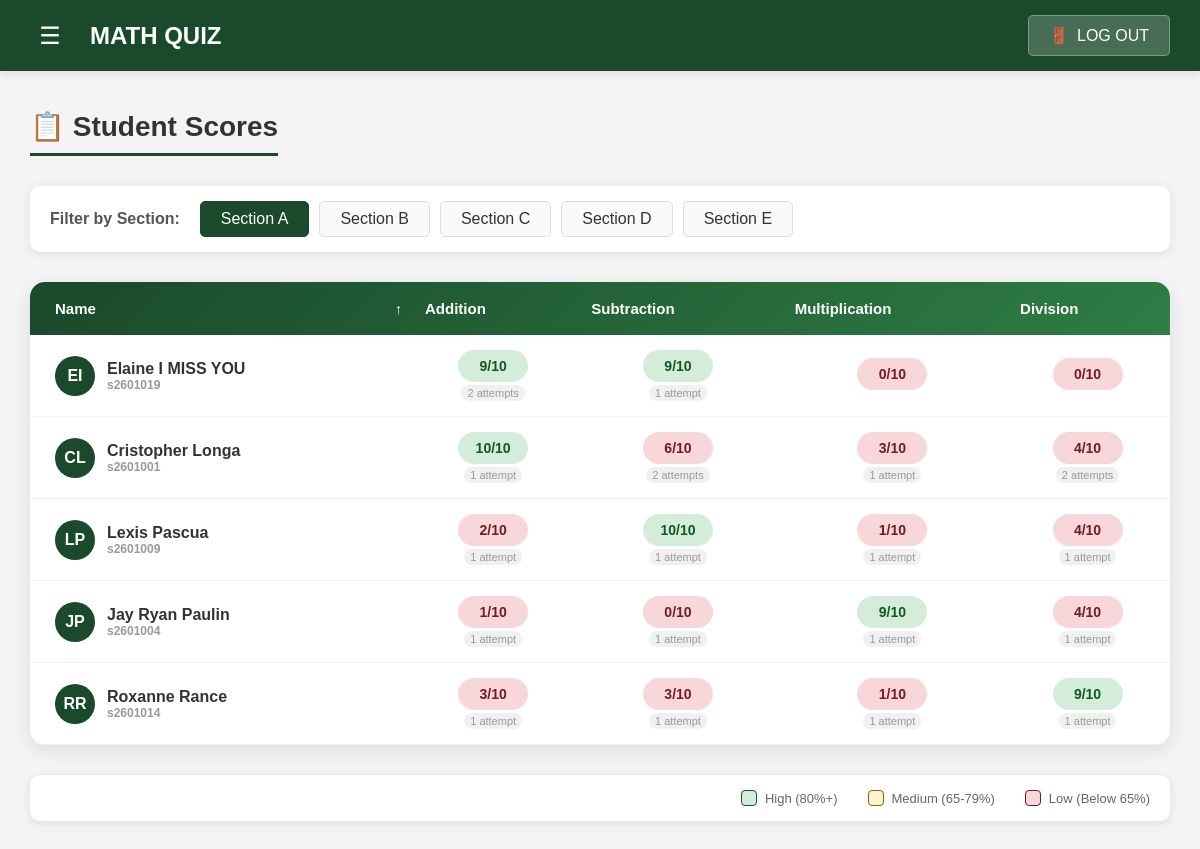
The page /check_scores.php?section_id=1&sort=name&order=asc (signed in) on the database its author committed.
### tables this page shows
CREATE TABLE `sections` (
  `id` int(11) NOT NULL,
  `section_name` varchar(100) NOT NULL
);

CREATE TABLE `categories` (
  `id` int(11) NOT NULL,
  `category_name` varchar(100) NOT NULL
);

CREATE TABLE `users` (
  `id` int(11) NOT NULL,
  `first_name` varchar(50) NOT NULL,
  `middle_initial` varchar(5) DEFAULT NULL,
  `last_name` varchar(50) NOT NULL,
  `student_id` varchar(50) NOT NULL,
  `password` varchar(255) NOT NULL,
  `role` enum('student','teacher') NOT NULL,
  `section_id` int(11) DEFAULT NULL
);

### check_scores.php (the view, shortened to what this page needs)
<?php
include("configs/db.php");
$section_id = isset($_GET['section_id']) ? intval($_GET['section_id']) : 0;
$sort_category = isset($_GET['sort']) ? $_GET['sort'] : 'name';
$sort_order = isset($_GET['order']) ? $_GET['order'] : 'asc';
?>
<!DOCTYPE html>
<html lang="en">
<head>
</head>
<body>
    <div class="top-nav">
        <div class="logo-section">
            <button class="hamburger" onclick="toggleSidebar()">☰</button>
            <h1>MATH QUIZ</h1>
        </div>
        <button class="logout-btn" onclick="return confirm('Are you sure you want to log out?') ? window.location.href='index.php' : false;">
            <span>🚪</span>
            <span>LOG OUT</span>
        </button>
    </div>
    <div class="main-content">
        <div class="page-header">
            <h2>📋 Student Scores</h2>
        </div>
        <div class="section-filter">
            <label>Filter by Section:</label>
            <div class="section-buttons">
                <?php
                $sections = $conn->query("SELECT * FROM sections ORDER BY section_name ASC");
                while($sec = $sections->fetch_assoc()):
                    $active_class = ($section_id == $sec['id']) ? 'active' : '';
                ?>
                    <a href="check_scores.php?section_id=<?php echo $sec['id']; ?>&sort=<?php echo $sort_category; ?>&order=<?php echo $sort_order; ?>"
                        class="section-btn <?php echo $active_class; ?>">
                        <?php echo htmlspecialchars($sec['section_name']); ?>
                    </a>
                <?php endwhile; ?>
            </div>
        </div>
        <?php if($section_id == 0): ?>
            <div style="text-align: center; padding: 50px; background: white; border-radius: 15px; box-shadow: 0 5px 20px rgba(0,0,0,0.1);">
                <h3 style="color: #666;">Please select a section to view scores</h3>
                <p style="color: #999; margin-top: 10px;">Click on a section button above to see student scores.</p>
            </div>
        <?php else: ?>
        <div class="table-container">
            <table class="scores-table">
                <thead>
                    <tr>
                        <th class="sortable-header" onclick="sortTable('name')">
                            Name
                            <span class="sort-arrow">
                                <?php if($sort_category == 'name'): ?>
                                    <?php echo $sort_order == 'asc' ? '↑' : '↓'; ?>
                                <?php endif; ?>
                            </span>
                        </th>
                        <?php
                        $categories = $conn->query("SELECT * FROM categories ORDER BY id ASC");
                        while($cat = $categories->fetch_assoc()):
                            $cat_id = $cat['id'];
                        ?>
                        <th class="sortable-header" onclick="sortTable('<?php echo $cat_id; ?>')">
                            <?php echo htmlspecialchars($cat['category_name']); ?>
                        </th>
                        <?php endwhile; ?>
                    </tr>
                </thead>
                <tbody>
                    <?php
                    $students_data = [];
                    $students = $conn->query("
                        SELECT * FROM users
                        WHERE role = 'student'
                        AND section_id = $section_id
                        ORDER BY last_name ASC
                    ");
                    $categories2 = $conn->query("SELECT * FROM categories ORDER BY id ASC");
                    $all_categories = [];
                    while($cat = $categories2->fetch_assoc()) {
                        $all_categories[] = $cat;
                    }
                    while($student = $students->fetch_assoc()) {
                        $student_scores = [];
                        foreach($all_categories as $cat) {
                            $cat_id = $cat['id'];
                            $score_query = $conn->query("
                                SELECT MAX(score) as best_score, COUNT(*) as attempt_count
                                FROM quiz_attempts
                                WHERE user_id = {$student['id']}
                                AND category_id = $cat_id
                            ");
                            $score_data = $score_query->fetch_assoc();
                            $total_query = $conn->query("
                                SELECT COUNT(*) as total
                                FROM questions
                                WHERE category_id = $cat_id
                            ");
                            $total_row = $total_query->fetch_assoc();
                            $total = min($total_row['total'], 10);
                            $best_score = $score_data['best_score'] ? min($score_data['best_score'], 10) : 0;
                            $attempt_count = $score_data['attempt_count'] ? $score_data['attempt_count'] : 0;
                            $student_scores[$cat_id] = [
                                'score' => $best_score,
                                'total' => $total,
                                'attempts' => $attempt_count
                            ];
                        }
                        $students_data[] = [
                            'id' => $student['id'],
                            'first_name' => $student['first_name'],
                            'last_name' => $student['last_name'],
                            'student_id' => $student['student_id'],
                            'scores' => $student_scores
                        ];
                    }
                    if($sort_category == 'name') {
                        usort($students_data, function($a, $b) use ($sort_order) {
                            $name_a = $a['last_name'] . ' ' . $a['first_name'];
                            $name_b = $b['last_name'] . ' ' . $b['first_name'];
                            if($sort_order == 'asc') {
                                return strcmp($name_a, $name_b);
                            } else {
                                return strcmp($name_b, $name_a);
                            }
                        });
                    }
                    foreach($students_data as $student):
                    ?>
                    <tr>
                        <td>
                            <div class="student-info">
                                <span class="student-avatar">
                                    <?php
                                        echo strtoupper(substr($student['first_name'],0,1) .
                                        substr($student['last_name'],0,1));
                                    ?>
                                </span>
                                <div class="student-details">
                                    <span class="student-name">
                                        <?php echo htmlspecialchars($student['first_name'] . " " . $student['last_name']); ?>
                                    </span>
                                    <span class="student-id">
                                        <?php echo htmlspecialchars($student['student_id']); ?>
                                    </span>
                                </div>
                            </div>
                        </td>
                        <?php foreach($all_categories as $cat):
                            $cat_id = $cat['id'];
                            $score_info = $student['scores'][$cat_id];
                            $score = $score_info['score'];
                            $total = $score_info['total'];
                            $attempts = $score_info['attempts'];
                            $percentage = ($total > 0) ? ($score / $total) * 100 : 0;
                            if($percentage >= 80){
                                $class = "score-high";
                            } elseif($percentage >= 65){
                                $class = "score-medium";
                            } else {
                                $class = "score-low";
                            }
                        ?>
                        <td>
                            <div class="score-container">
                                <span class="score-cell <?php echo $class; ?>"><?php echo $score; ?>/<?php echo $total; ?></span>
                                <?php if($attempts > 0): ?>
                                    <span class="attempt-count"><?php echo $attempts; ?> attempt<?php echo $attempts > 1 ? 's' : ''; ?></span>
                                <?php endif; ?>
                            </div>
                        </td>
                        <?php endforeach; ?>
                    </tr>
                    <?php endforeach; ?>
                </tbody>
            </table>
        </div>
        <div class="legend">
            <div class="legend-item">
                <div class="legend-color green"></div>
                <span class="legend-text">High (80%+)</span>
            </div>
            <div class="legend-item">
                <div class="legend-color yellow"></div>
                <span class="legend-text">Medium (65-79%)</span>
            </div>
            <div class="legend-item">
                <div class="legend-color red"></div>
                <span class="legend-text">Low (Below 65%)</span>
            </div>
        </div>
        <?php endif;  ?>
    </div>
</body>
</html>

### check_scores.php (style rules this page uses)
* { margin: 0; padding: 0; box-sizing: border-box; font-family: 'Arial', sans-serif; }
body { background: #f4f4f4; }
.top-nav { background: #1a492b; padding: 15px 30px; display: flex; justify-content: space-between; align-items: center; position: fixed; top: 0; left: 0; right: 0; z-index: 1000; box-shadow: 0 2px 10px rgba(0,0,0,0.1); }
.logo-section { display: flex; align-items: center; gap: 20px; }
.logo-section h1 { color: white; font-size: 24px; }
.hamburger { background: none; border: none; color: white; font-size: 24px; cursor: pointer; width: 40px; height: 40px; display: flex; align-items: center; justify-content: center; border-radius: 5px; transition: background 0.3s; }
.logout-btn { background: rgba(255,255,255,0.2); color: white; border: 1px solid rgba(255,255,255,0.3); padding: 10px 20px; border-radius: 5px; display: flex; align-items: center; gap: 8px; cursor: pointer; font-size: 16px; transition: background 0.3s; }
.main-content { margin-top: 80px; padding: 30px; max-width: 1200px; margin-left: auto; margin-right: auto; }
.page-header { margin-bottom: 30px; }
.page-header h2 { color: #333; font-size: 28px; border-bottom: 3px solid #1a492b; padding-bottom: 10px; display: inline-block; }
.section-filter { background: white; padding: 15px 20px; border-radius: 10px; box-shadow: 0 2px 10px rgba(0,0,0,0.1); margin-bottom: 30px; display: flex; align-items: center; gap: 20px; }
.section-filter label { font-weight: bold; color: #555; }
.section-buttons { display: flex; gap: 10px; flex-wrap: wrap; }
.section-btn { background: #f8f9fa; color: #333; border: 1px solid #ddd; padding: 8px 20px; border-radius: 5px; cursor: pointer; transition: all 0.3s; text-decoration: none; display: inline-block; }
.section-btn.active { background: #1a492b; color: white; border-color: #1a492b; }
.sortable-header { cursor: pointer; position: relative; padding-right: 25px !important; }
.sort-arrow { position: absolute; right: 8px; top: 50%; transform: translateY(-50%); font-size: 14px; }
.table-container { background: white; border-radius: 15px; box-shadow: 0 5px 20px rgba(0,0,0,0.1); overflow-x: auto; margin-bottom: 30px; }
.scores-table { width: 100%; border-collapse: collapse; min-width: 1000px; }
.scores-table thead { background: linear-gradient(135deg, #1a492b 0%, #2e7d45 100%); color: white; }
.scores-table th { padding: 18px 15px; text-align: left; font-weight: 600; font-size: 15px; position: relative; }
.scores-table th:first-child { padding-left: 25px; }
.scores-table tbody tr { border-bottom: 1px solid #f0f0f0; transition: background 0.3s; }
.scores-table td { padding: 15px; color: #333; }
.scores-table td:first-child { padding-left: 25px; font-weight: bold; }
.score-container { display: flex; flex-direction: column; align-items: center; }
.score-cell { font-weight: bold; padding: 8px 12px; border-radius: 20px; display: inline-block; min-width: 70px; text-align: center; font-size: 14px; margin-bottom: 3px; }
.attempt-count { font-size: 11px; color: #999; background: #f0f0f0; padding: 2px 6px; border-radius: 10px; display: inline-block; }
.score-high { background: #d4edda; color: #155724; }
.score-low { background: #f8d7da; color: #721c24; }
.student-info { display: flex; align-items: center; gap: 12px; }
.student-avatar { width: 40px; height: 40px; background: #1a492b; color: white; border-radius: 50%; display: flex; align-items: center; justify-content: center; font-weight: bold; font-size: 16px; }
.student-details { display: flex; flex-direction: column; }
.student-name { font-weight: bold; color: #333; }
.student-id { font-size: 12px; color: #999; }
.legend { display: flex; justify-content: flex-end; gap: 30px; margin-top: 20px; padding: 15px 20px; background: white; border-radius: 10px; box-shadow: 0 2px 10px rgba(0,0,0,0.1); }
.legend-item { display: flex; align-items: center; gap: 8px; }
.legend-color { width: 16px; height: 16px; border-radius: 4px; }
.green { background: #d4edda; border: 1px solid #155724; }
.yellow { background: #fff3cd; border: 1px solid #856404; }
.red { background: #f8d7da; border: 1px solid #721c24; }
.legend-text { font-size: 13px; color: #666; }

### rows shown on the page
sections: section_name "Section A"
sections: section_name "Section B"
sections: section_name "Section C"
sections: section_name "Section D"
sections: section_name "Section E"
categories: category_name "Addition", id "9", id "10", id "2", shows "s", score "10", total "10", id "1", id "3"
categories: category_name "Subtraction", id "9", id "10", id "1", id "6", id "2", shows "s", score "10", total "10", attempts "1", id "0", id "3"
categories: category_name "Multiplication", id "0", id "10", id "3", id "1", score "1", total "10", attempts "1", id "9"
categories: category_name "Division", id "0", id "10", id "4", id "2", id "1", id "9"
users: first_name+last_name "EI", first_name+last_name "Elaine I MISS YOU", student "s2601019"
users: first_name+last_name "CL", first_name+last_name "Cristopher Longa", student "s2601001"
users: first_name+last_name "LP", first_name+last_name "Lexis Pascua", student "s2601009"
users: first_name+last_name "JP", first_name+last_name "Jay Ryan Paulin", student "s2601004"
users: first_name+last_name "RR", first_name+last_name "Roxanne Rance", student "s2601014"
